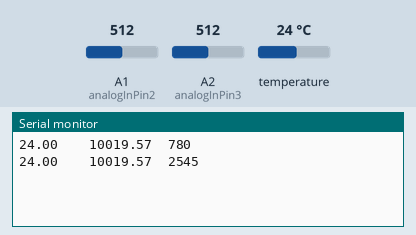
Bench run of a sketch on a simulated Arduino Uno, built with avr-gcc and run on an emulated ATmega328P. Parts: the last lines printed to the serial monitor. The inputs (shaded band) are chosen by the test bench; at power-on: A2 (analogInPin3) = 512, A1 (analogInPin2) = 512, temperature 24 °C.

Above: at 3.3 s.
3.4 s: A2 (analogInPin3) set to 1011
At 5.4 s:
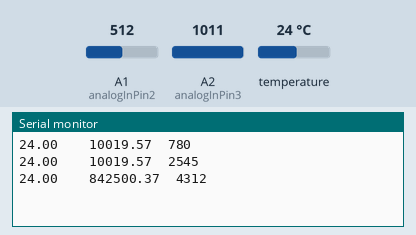
5.9 s: A2 (analogInPin3) set to 1023
At 6.6 s:
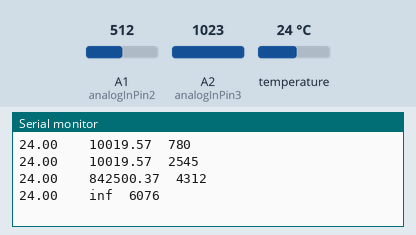
Timing chart, 0 to 8.9 s (numbered marks = the images above; inputs shaded):
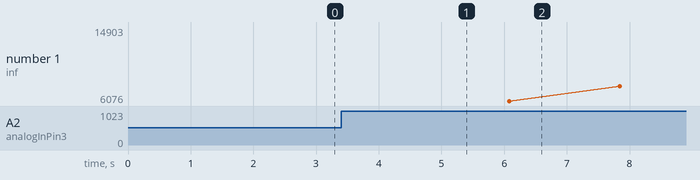

The sketch:

termistor.ino
```cpp
#include<OneWire.h>
#include<DallasTemperature.h>
#define Pin 2

OneWire ourWire(Pin);
DallasTemperature sensors(&ourWire);


const int analogInPin2 = A1;
const int analogInPin3 = A2;
const int sensorPin = A3;
int sensorValue1 = 0;
int sensorValue2 = 0;
int sensorValue3 = 0;
int readingTemp = 0;
float voltage = 0;
float voltage1 = 0;
float voltage2 = 0;
float voltage3 = 0;
float res1 = 10000;
float res2 = 15000;
float res3 = 10000;
float therm1 = 0;
float therm2 = 0;
float therm3 = 0;
float buff1;
float buff2;
float buff3;
float temp = 0;


void setup() {
  // put your setup code here, to run once:
  Serial.begin(9600);
  sensors.begin();

}

void loop() {
  // put your main code here, to run repeatedly:
  // termometro
  sensors.requestTemperatures();
  Serial.print(sensors.getTempCByIndex(0));
  Serial.print("\t");

  // Segundo termistor
  sensorValue2 = analogRead(analogInPin2);
  voltage2= sensorValue2 * (5.0/1023.0);
  buff2 = (5.0/voltage2) - 1;
  therm2 = res2/buff2;
  //Serial.print("\t");
  //Serial.print(therm2);

  // Tercer termistor
  sensorValue3 = analogRead(analogInPin3);
  voltage3 = sensorValue3 * (5.0/1023.0);
  buff3 = (5.0/voltage3) - 1;
  therm3 = res3/buff3;
  Serial.print("\t");
  Serial.print(therm3);
  Serial.print('\t');
  Serial.println(millis());
  delay(1000);
}
```

Measured:
- the behaviour switches between 1022 and 1023 on A2 (analogInPin3) (found by bisection; images 1 and 2)
- after the input at 3.4 s, the serial monitor: prints a new line after 0.91 s (image 1)
- after the input at 5.9 s, the serial monitor: prints a new line after 0.18 s (image 2)
